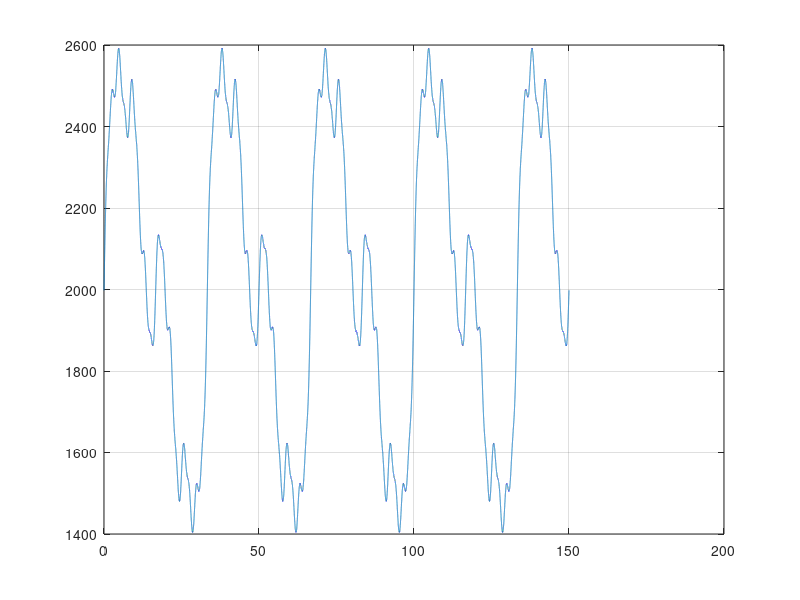

MATLAB code for this plot:
%x = -pi:0.01:pi;
%plot(x,sin(x)), grid on
clc
clear all
f=0.03;
p=2;
x = 0:0.001:150;
y=1/4*1800*(sin(2*pi*f*x)+sin(2*pi*f*p*x)/p+sin(2*pi*f*p^2*x)/p^2+sin(2*pi*f*p^3*x)/p^3+sin(2*pi*f*p^4*x)/p^4)+1998;
y1=2000-y;
plot(x,y), grid on